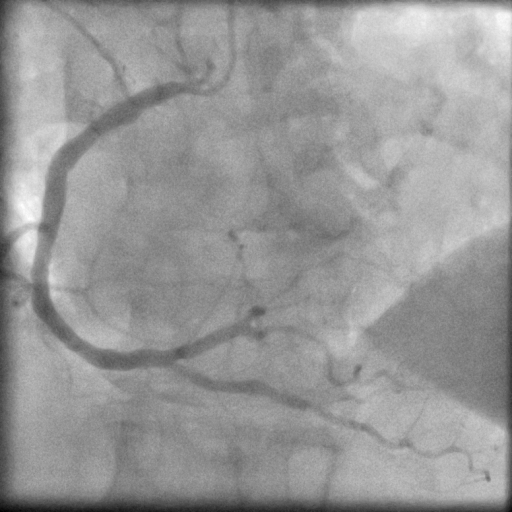
#> input picture inference/Inference_try_images/p10_v7_00031.png, 512 x 512 px
$ python dca_yolo_preprocessing.py ../../inference/Inference_try_images/p10_v7_00031.png
#> lines starting #> are read from the running program, lines starting #| are printed output that depends on the picture
"""
dca_yolo_preprocessing
======================

A tiny, dependency-free preprocessing pipeline for YOLO (or any CV task)
that performs Canny edge detection, histogram equalisation and weighted
image fusion.

Public API
----------
preprocess(image, *, low_threshold=10, high_threshold=35,
           alpha=0.3, blur_kernel=(5, 5)) -> numpy.ndarray

Everything else is intentionally private.
"""
from __future__ import annotations

from pathlib import Path
from typing import Tuple, Union

import cv2
import numpy as np

__all__ = ["preprocess"]  # the *only* symbol we export


# -----------------------------------------------------------------------------#
#                               Private helpers                                #
# -----------------------------------------------------------------------------#
_ImageLike = Union[str, Path, np.ndarray]


def _read_as_gray(img: _ImageLike) -> np.ndarray:
    """
    Load an image from path or return the numpy array as-is, then convert to
    single-channel uint8 grayscale.

    Parameters
    ----------
    img
        Either a file path / Path object or an already-loaded OpenCV / NumPy
        image.

    Returns
    -------
    gray : numpy.ndarray
        8-bit, single-channel image.
    """
    if isinstance(img, (str, Path)):
        img = cv2.imread(str(img), cv2.IMREAD_GRAYSCALE)  # type: ignore[arg-type]
#> img is the input picture: shape (512, 512); min 0, max 255, mean 151.2
        if img is None:
            raise FileNotFoundError(f"Could not read image at: {img}")
        return img
    if img.ndim == 2:  # already gray
        return img.astype(np.uint8)
    # colour → gray
    return cv2.cvtColor(img, cv2.COLOR_BGR2GRAY)


def _apply_canny(
    gray: np.ndarray,
    low_threshold: int,
    high_threshold: int,
    blur_kernel: Tuple[int, int],
) -> np.ndarray:
    """
    Gaussian-smooth then run Canny edge detector.

    Returns
    -------
    edges : numpy.ndarray
        Binary edge map (0 / 255, uint8).
    """
#> called with low_threshold = 10, high_threshold = 35, blur_kernel = (5, 5)
    blurred: np.ndarray = cv2.GaussianBlur(gray, blur_kernel, sigmaX=0)
    edges: np.ndarray = cv2.Canny(blurred, low_threshold, high_threshold)
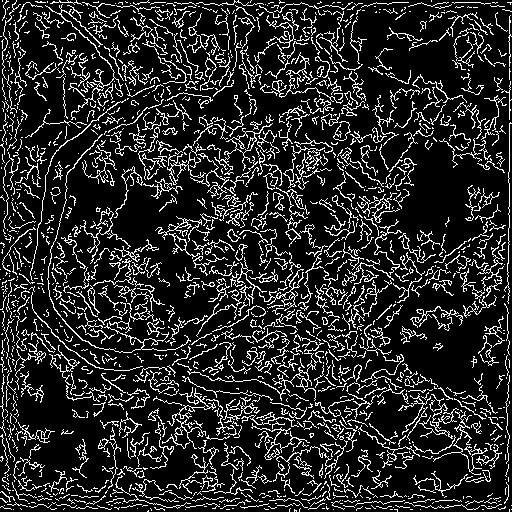
#> edges: shape (512, 512); 15.8% white in thin lines or dots
    return edges


def _hist_equalisation(gray: np.ndarray) -> np.ndarray:
    """
    Contrast enhancement with classical histogram equalisation (OpenCV impl.).
    """
    return cv2.equalizeHist(gray)
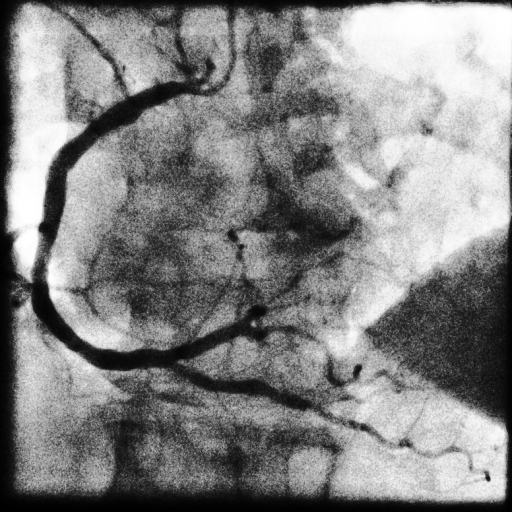
#> returned value: shape (512, 512); min 0, max 255, mean 131.3


def _fuse_images(
    equalised: np.ndarray, edges: np.ndarray, alpha: float
) -> np.ndarray:
    """
    Weighted pixel-wise fusion: F = clip(equalised + alpha * edges).
    """
#> called with alpha = 0.3
    fused = equalised.astype(np.float32) + alpha * edges.astype(np.float32)
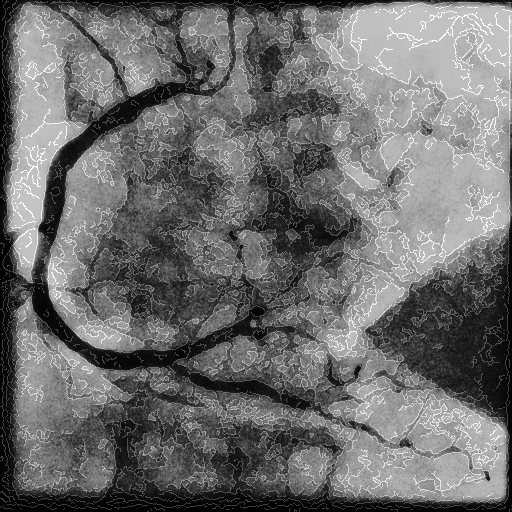
#> fused: shape (512, 512) float32; min 0, max 331.5, mean 143.3; drawn with min black and max white
    fused = np.clip(fused, 0, 255).astype(np.uint8)
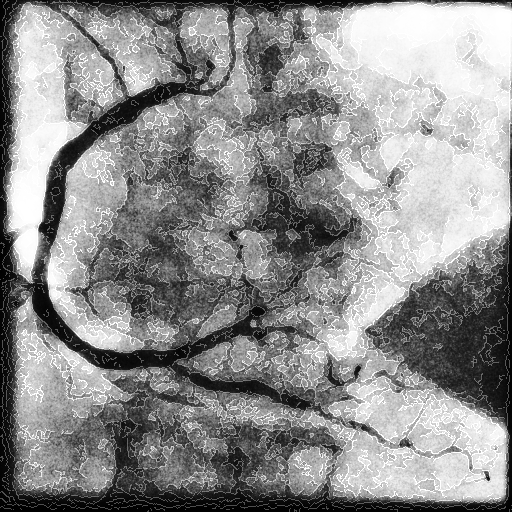
#> fused: shape (512, 512); min 0, max 255, mean 141.8
    return fused


# -----------------------------------------------------------------------------#
#                               Public pipeline                                #
# -----------------------------------------------------------------------------#
def preprocess(
    image: _ImageLike,
    *,
    low_threshold: int = 10,
    high_threshold: int = 35,
    alpha: float = 0.3,
    blur_kernel: Tuple[int, int] = (5, 5),
) -> np.ndarray:
    """
    Run *Canny → Histogram-Equalisation → Fusion* on **one** image.

    Parameters
    ----------
    image
        Either an image file path or an already-loaded `np.ndarray`.
    low_threshold, high_threshold
        Canny hysteresis thresholds (intensity units).
    alpha
        Fusion weight in ``result = equalised + alpha * edges``.
    blur_kernel
        (kH, kW) odd kernel size for the Gaussian pre-blur inside Canny.

    Returns
    -------
    fused : numpy.ndarray
        Final 8-bit single-channel image, ready to be fed to a detector
        or saved with `cv2.imwrite`.
    """
    gray = _read_as_gray(image)
    edges = _apply_canny(gray, low_threshold, high_threshold, blur_kernel)
    equalised = _hist_equalisation(gray)
    fused = _fuse_images(equalised, edges, alpha)
    return fused


def apply_dca_yolo_preprocessing(
    image_path: str | Path,
    output_path: str | Path,
    low_threshold: int = 10,
    high_threshold: int = 35,
    alpha: float = 0.30,
    blur_kernel: Tuple[int, int] = (5, 5),
) -> bool:
    """Run the three-stage pipeline and write the result to *output_path*."""
    try:
        fused = preprocess(
            image_path,
            low_threshold=low_threshold,
            high_threshold=high_threshold,
            alpha=alpha,
            blur_kernel=blur_kernel,
        )
        cv2.imwrite(str(output_path), fused)
        return True
    except Exception as exc:           # noqa: BLE001
        print(f"[DCA-YOLO] Error processing {image_path}: {exc}")
        return False


# -----------------------------------------------------------------------------#
#                           Optional CLI / quick test                          #
# -----------------------------------------------------------------------------#
if __name__ == "__main__":
    import argparse

    parser = argparse.ArgumentParser(
        description="Run DCA-YOLO preprocessing on an image."
    )
    parser.add_argument("input", help="Path to input image.")
    parser.add_argument(
        "-o", "--output", default="preprocessed.png", help="Output filename"
    )
    parser.add_argument("--low", type=int, default=10, help="Canny low threshold")
    parser.add_argument("--high", type=int, default=35, help="Canny high threshold")
    parser.add_argument("--alpha", type=float, default=0.3, help="Fusion weight")
    args = parser.parse_args()

    out = preprocess(
        args.input, low_threshold=args.low, high_threshold=args.high, alpha=args.alpha
    )
    cv2.imwrite(args.output, out)
    print(f"Saved ✅  {args.output}")

$ run again, on inference/Inference_try_images/p11_v9_00032.png
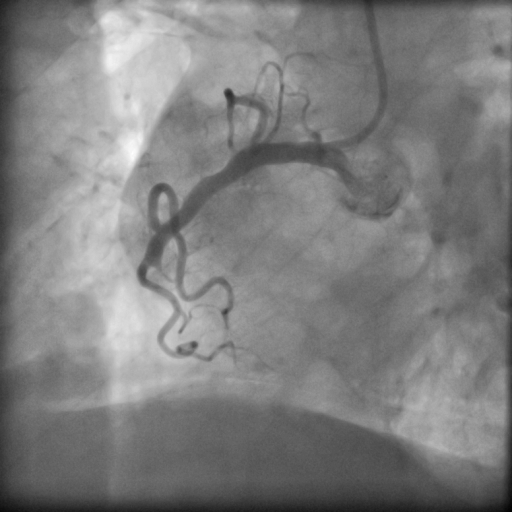
#> input picture inference/Inference_try_images/p11_v9_00032.png, 512 x 512 px
#> in _read_as_gray, img is the input picture: shape (512, 512); min 0, max 255, mean 126.5
#> in _apply_canny, `edges: np.ndarray = cv2.Canny(blurred, low_threshold, high_threshold)`:
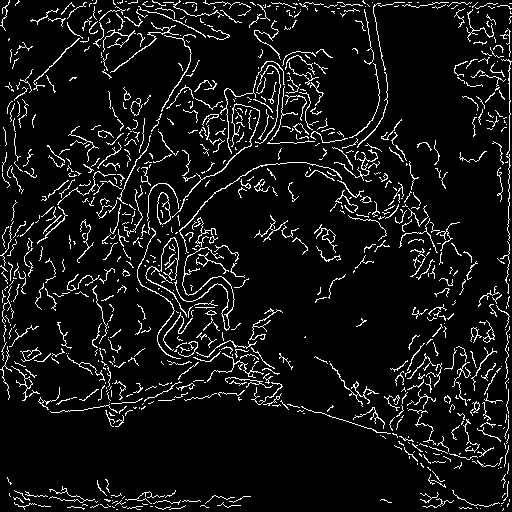
#> edges: shape (512, 512); 7.7% white in thin lines or dots
#> in _fuse_images, `fused = np.clip(fused, 0, 255).astype(np.uint8)`:
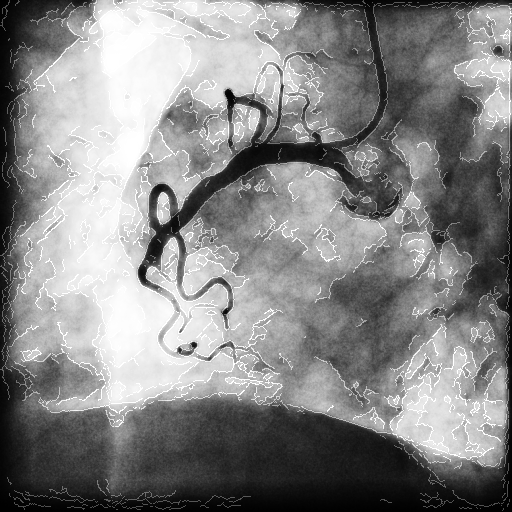
#> fused: shape (512, 512); min 0, max 255, mean 134

$ run again, on inference/Inference_try_images/predict_p11_v5_00033.png
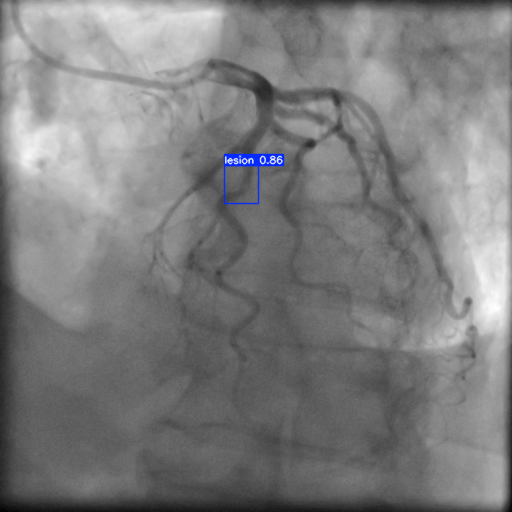
#> input picture inference/Inference_try_images/predict_p11_v5_00033.png, 512 x 512 px
#> in _apply_canny, `edges: np.ndarray = cv2.Canny(blurred, low_threshold, high_threshold)`:
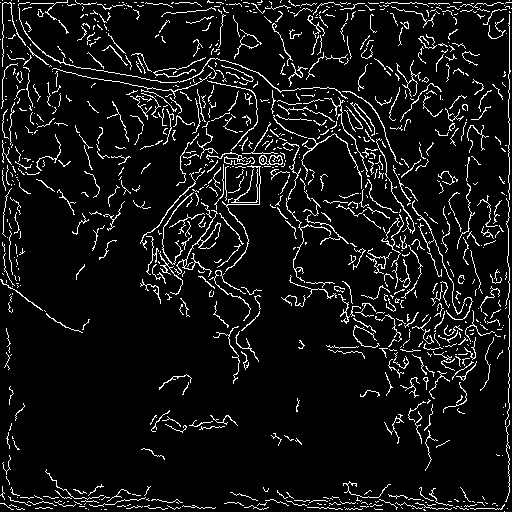
#> edges: shape (512, 512); 7.8% white in thin lines or dots
#> in _fuse_images, `fused = np.clip(fused, 0, 255).astype(np.uint8)`:
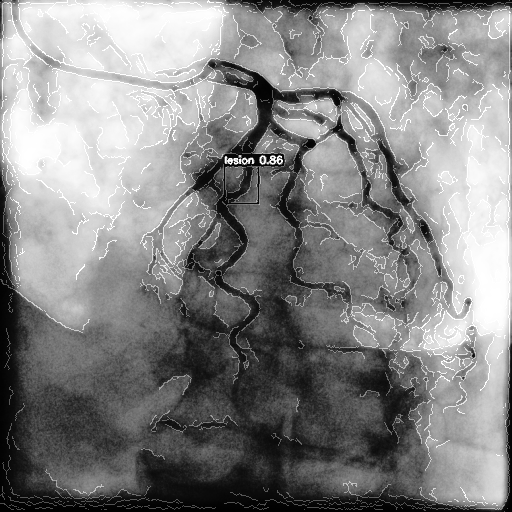
#> fused: shape (512, 512); min 0, max 255, mean 134.2
